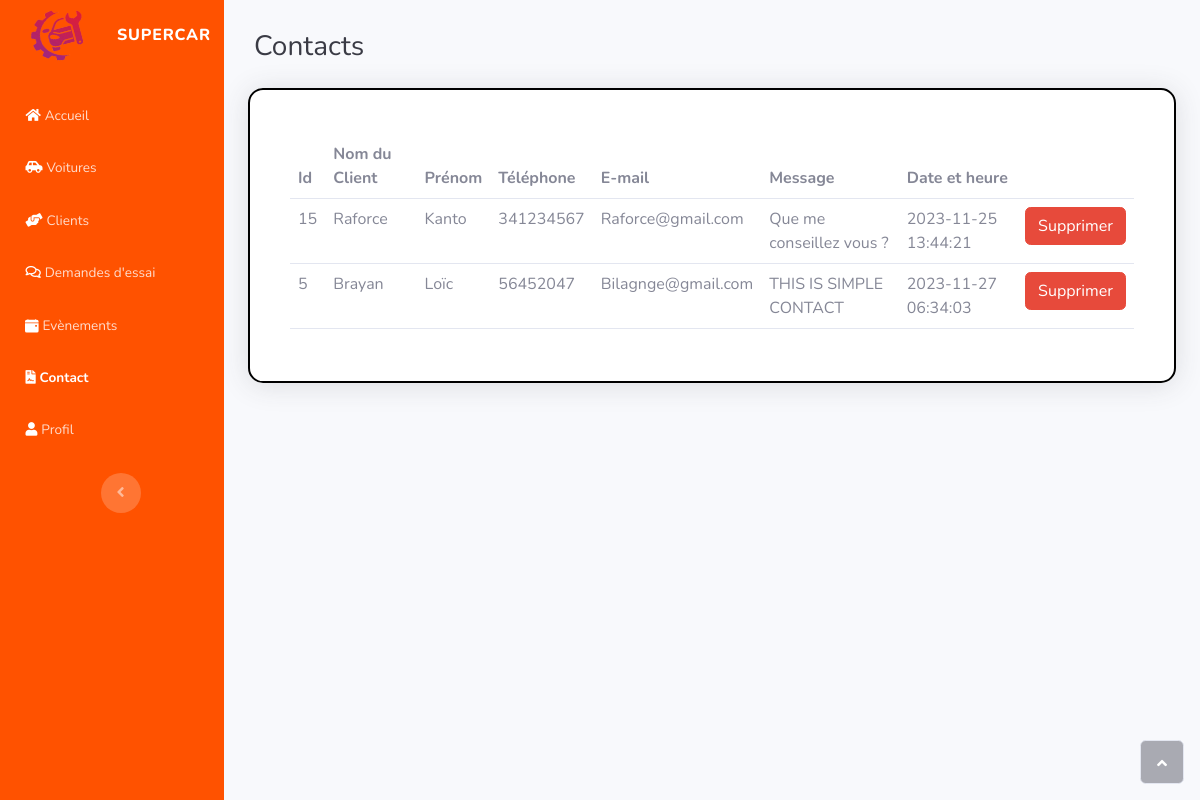
Screenshot of /Contact.php (signed in) with the database file from the repository.
### tables this page shows
CREATE TABLE `contact` (
  `id` int(11) NOT NULL,
  `message` text NOT NULL,
  `date_created` timestamp NOT NULL DEFAULT current_timestamp(),
  `id_client` int(11) DEFAULT NULL
);

CREATE TABLE `client` (
  `id` int(11) NOT NULL,
  `name` varchar(128) NOT NULL,
  `prenom` varchar(128) NOT NULL,
  `telephone` int(11) NOT NULL,
  `adresse` varchar(255) NOT NULL,
  `email` varchar(255) NOT NULL,
  `password_hash` varchar(255) NOT NULL
);

### Contact.php (the view, shortened to what this page needs)
<?php
require_once 'admin_database.php';
$sql = "SELECT * FROM contact
        LEFT JOIN client ON contact.id_client = client.id";
$result = $mysqli->query($sql);
if ($result->num_rows > 0) {
    $contacts = $result->fetch_all(MYSQLI_ASSOC);
} else {
    $contacts = array();
}
?>
<!DOCTYPE html>
<html lang="en">
<head>
    <link rel="stylesheet" href="assets/bootstrap/css/bootstrap.min.css">
    <link rel="stylesheet" href="assets/fonts/fontawesome-all.min.css">
    <link rel="stylesheet" href="assets/css/Bold-BS4-Image-Caption-Hover-Effect-5.css">
    <link rel="stylesheet" href="assets/css/Clients-UI.css">
    <link rel="stylesheet" href="assets/css/Table-With-Search-search-table.css">
    <link rel="stylesheet" href="assets/css/Table-With-Search.css">
</head>
<body id="page-top">
    <div id="wrapper">
        <nav class="navbar navbar-dark align-items-start sidebar sidebar-dark accordion bg-gradient-primary p-0" style="background: #ff5200;">
            <div class="container-fluid d-flex flex-column p-0"><a class="navbar-brand d-flex justify-content-center align-items-center sidebar-brand m-0" href="Accueil.php">
                    <div class="sidebar-brand-icon rotate-n-15" bis_skin_checked="1"><img src="assets\img\Logo.png" alt="Logo" style="color: rgb(0,0,0); width: 85px; height: 70px;"></div>
                    <div class="sidebar-brand-text mx-3" bis_skin_checked="1"><span>SUPERCAR</span></div>
                </a>
                <ul class="navbar-nav text-light" id="accordionSidebar" style="margin-top: 19px;">
                    <li class="nav-item"><a class="nav-link" href="Accueil.php"><i class="fas fa-home" style="color: var(--bs-accordion-bg);border-color: var(--bs-accordion-bg);"></i><span>Accueil</span></a></li>
                    <li class="nav-item"><a class="nav-link" href="Voiture.php"><i class="fas fa-car-side" style="color: var(--bs-accordion-bg);"></i><span>Voitures</span></a><a class="nav-link" href="Clients.php"><i class="fas fa-hands-helping" style="color: var(--bs-accordion-bg);"></i><span>Clients</span></a><a class="nav-link" href="Demandes%20d_essai.php"><i class="far fa-comments" style="color: var(--bs-accordion-bg);"></i><span>Demandes d'essai</span></a><a class="nav-link" href="Evenement.php"><span>&nbsp;Evènements</span></a><a class="nav-link active" href="Contact.php"><i class="fas fa-file-contract" style="color: var(--bs-accordion-bg);"></i><span>Contact</span></a><a class="nav-link" href="Profil.php"><i class="fas fa-user" style="color: var(--bs-accordion-bg);"></i><span>Profil</span></a></li>
                </ul>
                <div class="text-center d-none d-md-inline"><button class="btn rounded-circle border-0" id="sidebarToggle" type="button" style="border-width: 0px;border-color: rgb(0,0,0);"></button></div>
            </div>
        </nav>
        <div class="d-flex flex-column" id="content-wrapper">
            <div id="content">
                <div class="d-sm-flex justify-content-between align-items-center mb-4" style="margin-bottom: 25px;margin-top: 30px;">
                    <h3 class="text-dark mb-0" style="margin-left: 30px;">Contacts</h3>
                </div>
                <div class="container-fluid">
                    <div class="card shadow">
                        <div class="card-header py-3" style="border-style: solid;border-width: 2px;border-radius: 15px;border-color: black;" >
                        <div class="card-body">
                            <div class="table-responsive table mt-2" id="dataTable" role="grid" aria-describedby="dataTable_info">
                                <table class="table dataTable my-0" id="dataTable">
                                    <thead>
                                        <tr>
                                            <th>Id</th>
                                            <th>Nom du Client</th>
                                            <th>Prénom</th>
                                            <th>Téléphone</th>
                                            <th>E-mail</th>
                                            <th>Message</th>
                                            <th>Date et heure</th>
                                        </tr>
                                    </thead>
                                    <tbody>
                                        <?php foreach ($contacts as $contact) : ?>
                                            <tr>
                                                <td><?php echo $contact['id']; ?></td>
                                                <td><?php echo $contact['name']; ?></td>
                                                <td><?php echo $contact['prenom']; ?></td>
                                                <td><?php echo $contact['telephone']; ?></td>
                                                <td><?php echo $contact['email']; ?></td>
                                                <td><?php echo $contact['message']; ?></td>
                                                <td><?php echo $contact['date_created']; ?></td>
                                                <td>
                                                    <a href="javascript:void(0);" onclick="confirmerSuppression(<?php echo $contact['id_client']; ?>);" class="btn btn-danger">Supprimer</a>
                                                </td>
                                            </tr>
                                        <?php endforeach; ?>
                                    </tbody>
                                </table>
                            </div>
                        </div>
                    </div>
                </div>
            </div>
        </div><a class="border rounded d-inline scroll-to-top" href="#page-top"><i class="fas fa-angle-up"></i></a>
    </div>
</body>
</html>

### assets/css/Clients-UI.css (style rules this page uses)
.card { margin-bottom: 24px; box-shadow: 0 0 0.875rem 0 rgba(33,37,41,.05); }
.card { position: relative; display: flex; flex-direction: column; min-width: 0; word-wrap: break-word; background-color: #fff; background-clip: initial; border: 0 solid transparent; border-radius: .25rem; }
.card-body { flex: 1 1 auto; padding: 1.25rem; }
.card-header:first-child { border-radius: .25rem .25rem 0 0; }
.card-header { border-bottom-width: 1px; }
.card-header { padding: 1rem 1.25rem; margin-bottom: 0; background-color: #fff; border-bottom: 0 solid transparent; }

### Contact.php (style rules this page uses)
.card { position: relative; display: flex; flex-direction: column; min-width: 0; word-wrap: break-word; background-color: #fff; background-clip: initial; border: 0 solid transparent; border-radius: 15px; }
.btn-danger { --bs-btn-color: #fff; --bs-btn-bg: #e74a3b; --bs-btn-border-color: #e74a3b; --bs-btn-hover-color: #fff; --bs-btn-hover-bg: #c43f32; --bs-btn-hover-border-color: #b93b2f; --bs-btn-focus-shadow-rgb: 235, 101, 88; --bs-btn-active-color: #fff; --bs-btn-active-bg: #b93b2f; --bs-btn-active-border-color: #ad382c; --bs-btn-active-shadow: inset 0 3px 5px rgba(0, 0, 0, 0.125); --bs-btn-disabled-color: #fff; --bs-btn-disabled-bg: #e74a3b; --bs-btn-disabled-border-color: #e74a3b; }

### rows the page displays
contact: id_client "15", id_client.name "Raforce", id_client.prenom "Kanto", id_client.telephone "341234567", id_client.email "Raforce@gmail.com", message "Que me conseillez vous ?", date_created "2023-11-25 13:44:21"
contact: id_client "5", id_client.name "Brayan", id_client.prenom "Loïc", id_client.telephone "56452047", id_client.email "Bilagnge@gmail.com", message "THIS IS SIMPLE CONTACT", date_created "2023-11-27 06:34:03"
